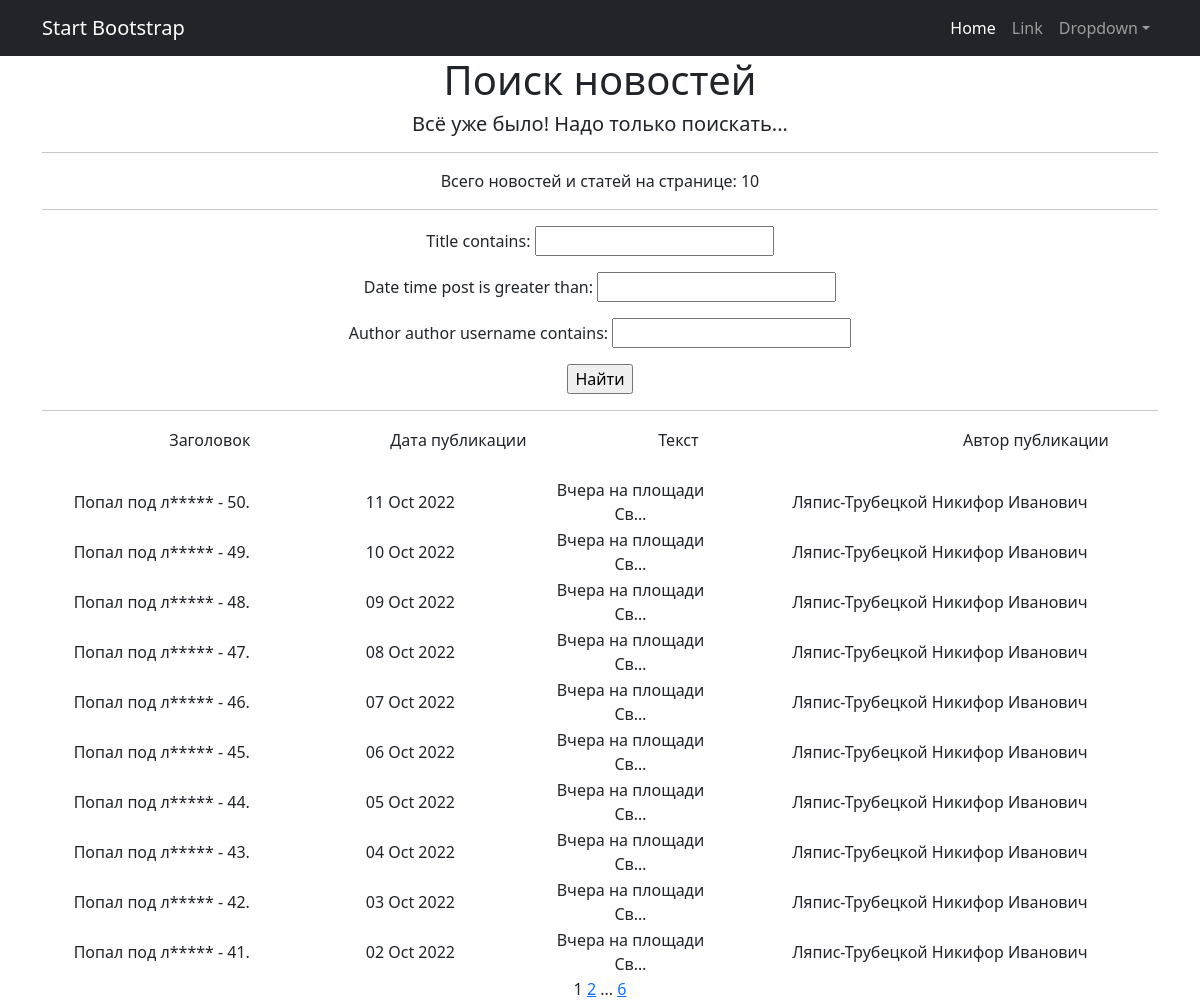
The page /news/news/search/ on the database as committed earlier.
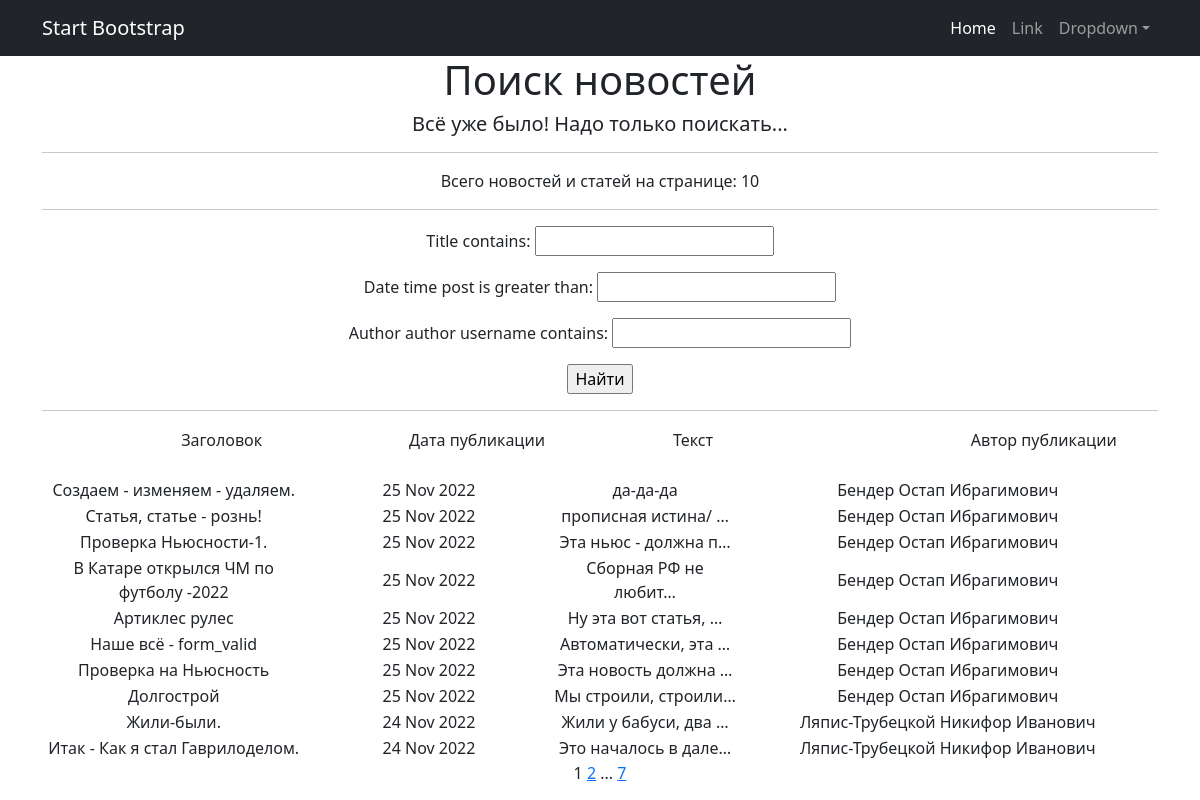
The same page on the database as committed later.
### news/models.py (models this page shows, shortened)
class Post(models.Model):                                                                   # Модель 3
    author = models.ForeignKey(Author, on_delete=models.CASCADE)                            # - связь "один ко многим" с моделью Author
    article_or_new = models.CharField(max_length=3, choices=POSITIONS, default=article)     # ART - статья; NEW - новость
    title = models.CharField(max_length=255)                                                # Заголовок статьи или новости
    text_body = models.TextField(default='No text')                                         # Текст статьи или новости
    date_time_post = models.DateTimeField(auto_now_add=True)                                # Дата и время СОЗДАНИЯ записи
    rating_article_or_new = models.FloatField(default=0.0)                                  # Рейтинг статьи или новости
    category = models.ManyToManyField(Category, through='PostCategory')                     # - связь "многие ко многим" с моделью Category (через модель PostCategory)

class Author(models.Model):                                                         # Модель 1
    rating_author = models.FloatField(default=0.0)
    author = models.OneToOneField(User, on_delete=models.CASCADE)                   # Поле связи "один к одному" с встроенной
    def __str__(self):
        return f'{self.author}'

### news/views.py (the view)
# urls.py: path('news/search/', SearchNewsList.as_view()),
class SearchNewsList(ListView):             # Создаю новый класс для страницы поиска /news/search
    model = Post                            # Указываем модель, объекты которой мы будем выводить
    ordering = '-date_time_post'  # Поле, которое будет использоваться для сортировки объектов - дата
    template_name = 'search.html'           # Указываем имя шаблона, в котором будут все инструкции о том,
    context_object_name = 'news'            # Это имя списка, в котором будут лежать все объекты.
    paginate_by = 10                        # вот так мы можем указать количество записей на странице
    def get_queryset(self):
        queryset = super().get_queryset()
        self.filterset = NewsFilter(self.request.GET, queryset)
        return self.filterset.qs
    def get_context_data(self, **kwargs):
        context = super().get_context_data(**kwargs)
        context['filterset'] = self.filterset
        return context

### news/templatetags/custom_filters.py (called while the page is built)
@register.filter()
def censor(text, dict_censor=None):
    if dict_censor is None:
        dict_censor = dict1
    if type(text) != str:               # Проверка строкового типа. Вызов исключения при попытке применения не к строке
        raise ValueError
    length = len(text)
    for word in dict_censor:              # Цикл, для перебора слов (ключей) из словаря Цензор
        index = 0
        while index < length:             # Цикл для поиска вхождения текущего слова в строку и определение его индекса
            i = text.find(word, index)
            if i == -1:
                break
            else:
                print(i)
                for j in range(i+1, i + dict_censor[word]):
                    text = text[:j] + "*" + text[j + 1:]
            index = i + 1
    return text

### news/templatetags/custom_tags.py (called while the page is built)
@register.simple_tag(takes_context=True)
def url_replace(context, **kwargs):
   d = context['request'].GET.copy()
   for k, v in kwargs.items():
       d[k] = v
   return d.urlencode()

### templates/search.html (shortened to what this page needs)
{% extends 'flatpages/default.html' %}
{% load custom_filters %}
{% load custom_tags %}
{% block content %}
    <h1>Поиск новостей</h1>
    <h5> {{ "Всё уже было! Надо только поискать..." }} </h5>
    <hr>
    <p>Всего новостей и статей на странице:  {{ news|length }}</p>
    <hr>
    <form action="" method="get">
       {{ filterset.form.as_p }}
       <input type="submit" value="Найти" />
    </form>
    <hr>
    {% if news %}
    <table>
        <tr>
            <td>
                   &emsp;&emsp;&emsp;&emsp;&emsp;&emsp;Заголовок &emsp;&emsp;&emsp;&emsp;&emsp;&emsp;
            </td>
            <td>
                   &emsp;&emsp;&emsp;&emsp;&emsp;&emsp;Дата публикации &emsp;&emsp;&emsp;&emsp;
            </td>
            <td>
                   &emsp;&emsp;&emsp;&emsp;&emsp;&emsp;Текст &emsp;&emsp;&emsp;&emsp;
            </td>
            <td>
                   &emsp;&emsp;&emsp;&emsp;&emsp;&emsp;&emsp;&emsp;&emsp;&emsp;&emsp;&emsp;Автор публикации &emsp;&emsp;&emsp;&emsp;&emsp;&emsp;&emsp;&emsp;&emsp;&emsp;
            </td>
        </tr>
        {% for new in news %}
        <tr>
            <td>{{ new.title | censor }}</td>
            <td>{{ new.date_time_post | date:'d M Y' }}</td>
            <td>{{ new.text_body | truncatechars:20 | censor }}</td>
            <td>{{ new.author }}</td>
        </tr>
        {% endfor %}
    </table>
    {% else %}
        <h2>Новостей нет!</h2>
    {% endif %}
   {{ page_obj.number }}
   {% if page_obj.has_next %}
       <a href="?{% url_replace page=page_obj.next_page_number %}">{{ page_obj.next_page_number }}</a>
       {% if paginator.num_pages != page_obj.next_page_number %}
           ...
           <a href="?{% url_replace page=page_obj.paginator.num_pages %}">{{ page_obj.paginator.num_pages }}</a>
       {% endif %}
   {% endif %}
{% endblock content %}

Rows that differ between the two databases and show on the page:
no longer on this page (row unchanged): Post: title|censor "Попал под л***** - 50.", date_time_post "11 Oct 2022", text_body|censor "Вчера на площади Св…", author "Ляпис-Трубецкой Никифор Иванович"
no longer on this page (row unchanged): Post: title|censor "Попал под л***** - 49.", date_time_post "10 Oct 2022", text_body|censor "Вчера на площади Св…", author "Ляпис-Трубецкой Никифор Иванович"
no longer on this page (row unchanged): Post: title|censor "Попал под л***** - 48.", date_time_post "09 Oct 2022", text_body|censor "Вчера на площади Св…", author "Ляпис-Трубецкой Никифор Иванович"
no longer on this page (row unchanged): Post: title|censor "Попал под л***** - 47.", date_time_post "08 Oct 2022", text_body|censor "Вчера на площади Св…", author "Ляпис-Трубецкой Никифор Иванович"
no longer on this page (row unchanged): Post: title|censor "Попал под л***** - 46.", date_time_post "07 Oct 2022", text_body|censor "Вчера на площади Св…", author "Ляпис-Трубецкой Никифор Иванович"
no longer on this page (row unchanged): Post: title|censor "Попал под л***** - 45.", date_time_post "06 Oct 2022", text_body|censor "Вчера на площади Св…", author "Ляпис-Трубецкой Никифор Иванович"
no longer on this page (row unchanged): Post: title|censor "Попал под л***** - 44.", date_time_post "05 Oct 2022", text_body|censor "Вчера на площади Св…", author "Ляпис-Трубецкой Никифор Иванович"
no longer on this page (row unchanged): Post: title|censor "Попал под л***** - 43.", date_time_post "04 Oct 2022", text_body|censor "Вчера на площади Св…", author "Ляпис-Трубецкой Никифор Иванович"
no longer on this page (row unchanged): Post: title|censor "Попал под л***** - 42.", date_time_post "03 Oct 2022", text_body|censor "Вчера на площади Св…", author "Ляпис-Трубецкой Никифор Иванович"
no longer on this page (row unchanged): Post: title|censor "Попал под л***** - 41.", date_time_post "02 Oct 2022", text_body|censor "Вчера на площади Св…", author "Ляпис-Трубецкой Никифор Иванович"
added Post: title|censor "Создаем - изменяем - удаляем.", date_time_post "25 Nov 2022", text_body|censor "да-да-да", author "Бендер Остап Ибрагимович"
added Post: title|censor "Статья, статье - рознь!", date_time_post "25 Nov 2022", text_body|censor "прописная истина/ …", author "Бендер Остап Ибрагимович"
added Post: title|censor "Проверка Ньюсности-1.", date_time_post "25 Nov 2022", text_body|censor "Эта ньюс - должна п…", author "Бендер Остап Ибрагимович"
added Post: title|censor "В Катаре открылся ЧМ по футболу -2022", date_time_post "25 Nov 2022", text_body|censor "Сборная РФ не любит…", author "Бендер Остап Ибрагимович"
added Post: title|censor "Артиклес рулес", date_time_post "25 Nov 2022", text_body|censor "Ну эта вот статья, …", author "Бендер Остап Ибрагимович"
added Post: title|censor "Наше всё - form_valid", date_time_post "25 Nov 2022", text_body|censor "Автоматически, эта …", author "Бендер Остап Ибрагимович"
added Post: title|censor "Проверка на Ньюсность", date_time_post "25 Nov 2022", text_body|censor "Эта новость должна …", author "Бендер Остап Ибрагимович"
added Post: title|censor "Долгострой", date_time_post "25 Nov 2022", text_body|censor "Мы строили, строили…", author "Бендер Остап Ибрагимович"
added Post: title|censor "Жили-были.", date_time_post "24 Nov 2022", text_body|censor "Жили у бабуси, два …", author "Ляпис-Трубецкой Никифор Иванович"
added Post: title|censor "Итак - Как я стал Гаврилоделом.", date_time_post "24 Nov 2022", text_body|censor "Это началось в дале…", author "Ляпис-Трубецкой Никифор Иванович"
Other text that changed with them:
{{ page_obj.paginator.num_pages }}: "6" → "7"
